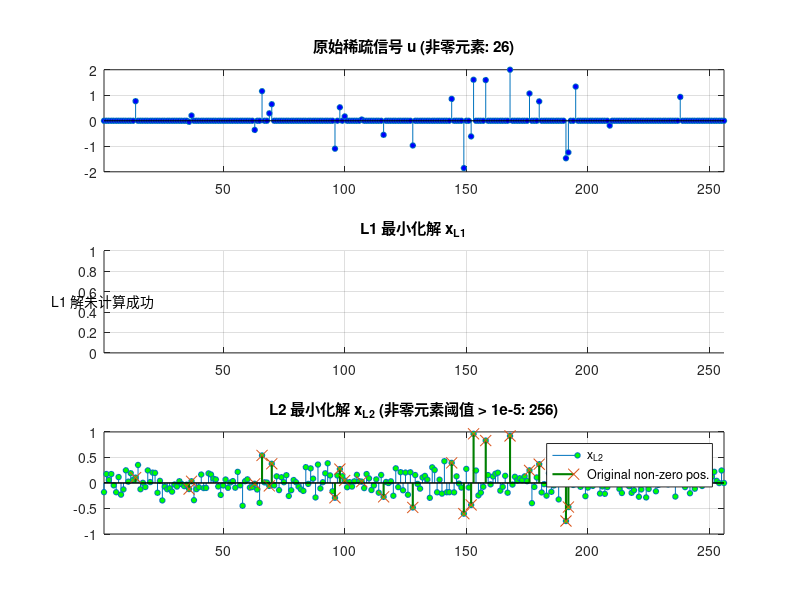

Source code (MATLAB): (Note: this script raises an error after producing the figure.)
% 设置参数
m = 128; % 矩阵A行数
n = 256; % 矩阵A列数（维度）
sparsity_ratio = 0.1; % u 中非零元素的比例

% 生成A、x、b
A = randn(m, n); % 高斯随机矩阵 A
u_original_sparse = sprandn(n, 1, sparsity_ratio);% 生成稀疏向量 u_original
u_original = full(u_original_sparse); % 转换为全向量方便后续计算和绘图
b = A * u_original;

% L2 范数最小化求解
% 解 x_l2 = A_pinv * b，其中 A_pinv 是 A 的伪逆
x_l2 = pinv(A) * b;

% L1 范数最小化求解
try
    cvx_begin quiet % quiet 模式减少输出
        variable x_l1(n) % 声明优化变量
        minimize(norm(x_l1, 1)) % 目标函数: 最小化 x 的 L1 范数
        subject to
            A * x_l1 == b; % 约束条件
    cvx_end % L1 最小化求解完成
    
    % 检查约束满足情况
    reconstruction_error_l1 = norm(A * x_l1 - b); % L1 解的重构误差
    fprintf('L1 solution reconstruction error ||Ax_l1 - b||_2: %e\n', reconstruction_error_l1);

catch ME
    x_l1 = nan(n,1); % 赋一个 NaN 值以便后续绘图部分能处理
end

reconstruction_error_l2 = norm(A * x_l2 - b); % 'L2 解的重构误差
fprintf('L2 solution reconstruction error ||Ax_l2 - b||_2: %e\n', reconstruction_error_l2);

% 可视化结果
figure('Name', 'L1 vs L2 Norm Minimization Comparison', 'Position', [100, 100, 800, 700]);

% 原始信号 u
subplot(3,1,1);
stem(1:n, u_original, 'MarkerFaceColor', 'b', 'MarkerSize', 4);
title(['原始稀疏信号 u (非零元素: ', num2str(nnz(u_original)), ')']);
xlim([1 n]);
grid on;

% L1 最小化解 x_l1
subplot(3,1,2);
if ~all(isnan(x_l1))
    stem(1:n, x_l1, 'MarkerFaceColor', 'r', 'MarkerSize', 4);
    title(['L1 最小化解 x_{L1} (非零元素阈值 > 1e-5: ', num2str(sum(abs(x_l1)>1e-5)), ')']);
    hold on;
    % 标记原始 u 中非零元素的位置，以便比较
    stem(find(u_original~=0), x_l1(u_original~=0), 'x', 'Color', [0.7 0 0], 'MarkerSize', 8, 'LineWidth', 1.5);
    legend('x_{L1}','Original non-zero pos.');
    hold off;
else
    text(0.5, 0.5, 'L1 解未计算成功', 'HorizontalAlignment', 'center');
    title('L1 最小化解 x_{L1}');
end
xlim([1 n]);
grid on;

% L2 最小化解 x_l2
subplot(3,1,3);
stem(1:n, x_l2, 'MarkerFaceColor', 'g', 'MarkerSize', 4);
title(['L2 最小化解 x_{L2} (非零元素阈值 > 1e-5: ', num2str(sum(abs(x_l2)>1e-5)), ')']);
hold on;
% 标记原始 u 中非零元素的位置
stem(find(u_original~=0), x_l2(u_original~=0), 'x', 'Color', [0 0.5 0], 'MarkerSize', 8, 'LineWidth', 1.5);
legend('x_{L2}','Original non-zero pos.');
hold off;
xlim([1 n]);
grid on;

sgtitle('原始信号、L1 解和 L2 解的比较');

% 输出解与原始信号的误差
if ~all(isnan(x_l1))
    solution_error_l1 = norm(x_l1 - u_original);
    fprintf('L1 solution error ||x_l1 - u_original||_2: %e\n', solution_error_l1);
end
solution_error_l2 = norm(x_l2 - u_original);
fprintf('L2 solution error ||x_l2 - u_original||_2: %e\n', solution_error_l2);

fprintf('Visualization complete.\n');